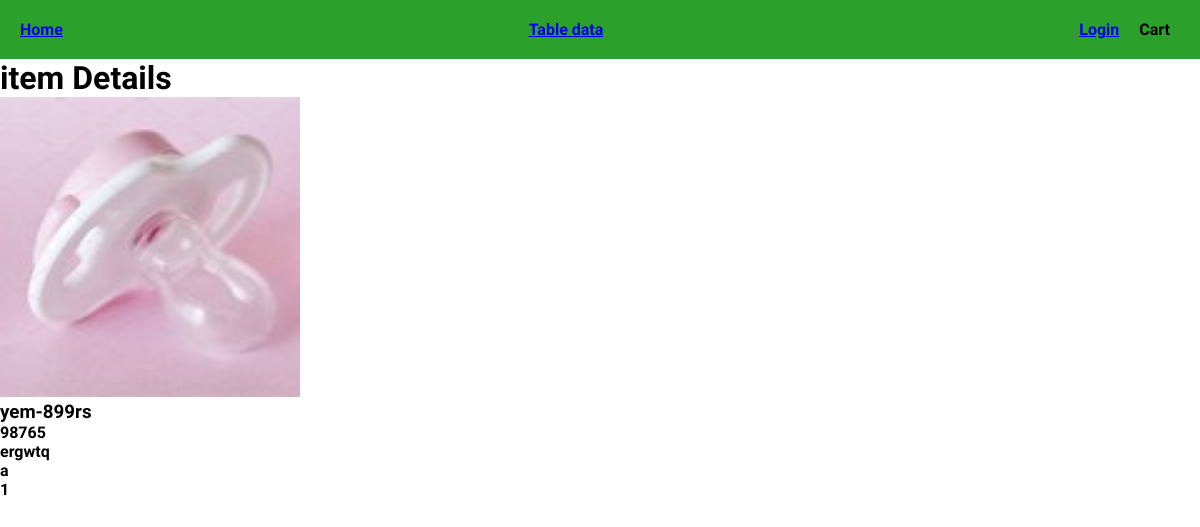
/itemdetails/98765/, run on the app's committed database.
### home/models.py (models this page shows, shortened)
class allitem(models.Model):
        product_id = models.IntegerField(unique= 1, primary_key = 1)
        product_name = models.CharField(max_length=20)
        product_description = models.CharField(max_length=50)
        product_category = models.CharField(max_length=10)
        product_price = models.IntegerField()
        product_quantity = models.IntegerField()
        product_image = models.ImageField(upload_to='product')

### home/views.py (the view)
# urls.py: path('itemdetails/<int:pk>/', views.itemdetails, name=""),
def itemdetails(request, pk):
    all_item = allitem.objects.get(product_id=pk)
    return render(request, 'home/itemdetails.html', {'one_item': all_item})

### home/templates/home/itemdetails.html
{% extends 'home/nav.html' %}
{% load static %}
{% block content %}
<h1>item Details</h1>
<img src="{% get_media_prefix %}{{ one_item.product_image }}" alt="{{ item.product_name }}" height="300px" width="300px">
<h3>{{ one_item.product_name }}-{{ one_item.product_price }}rs</h3>
{{ one_item.product_id }}
<br>
{{ one_item.product_description }}
<br>
{{ one_item.product_category }}
<br>
{{ one_item.product_quantity }}
<br>
{% endblock %}

### static/css/nav.css (style rules this page uses)
* { margin: 0; padding: 0; font-family: 'Quicksand', sans-serif; box-sizing: border-box; font-weight: 600; }

### data on the page
allitem: product_image (picture), product_name "yem", product_price "899", product_id "98765", product_description "ergwtq", product_category "a", product_quantity "1"
